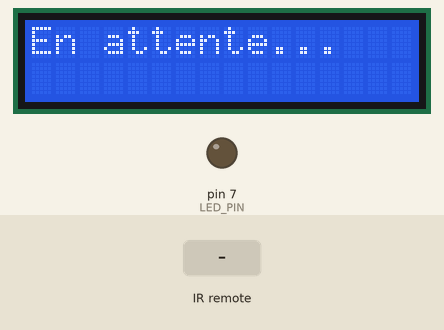
Recording of a sketch running on a simulated Arduino Uno, built with avr-gcc and run on an emulated ATmega328P. Shown: 16×2 character LCD, output pins drawn as LEDs (lit = HIGH). The test bench sets the inputs (shaded band).

Above: at 1.2 s.
1.3 s: infrared code 0xEA15FF00 received
At 2.3 s:
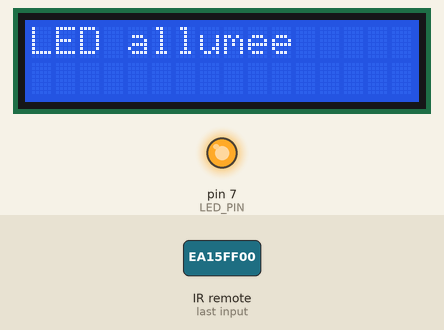
2.8 s: infrared code 0xF807FF00 received
At 3.4 s:
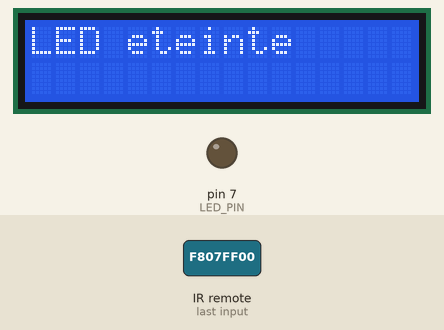
Timing chart, 0 to 5.8 s (numbered marks = the images above; inputs shaded):
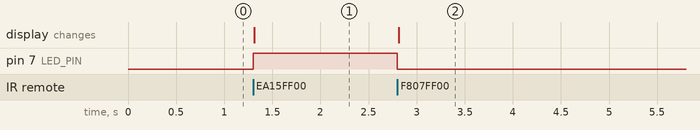

Measured:
- after the input at 1.3 s, pin 7 (LED_PIN): LOW → HIGH at once; the display: changes at once (image 1)
- after the input at 2.8 s, pin 7 (LED_PIN): HIGH → LOW at once; the display: changes at once (image 2)

The sketch:

03_telecommande_ir_lcd.ino
```cpp
#include <IRremote.hpp>      // Bibliothèque télécommande IR
#include <Wire.h>            // Bibliothèque communication I2C
#include <LiquidCrystal_I2C.h> // Bibliothèque écran LCD

const int LED_PIN = 7;  // LED sur pin 7
const int IR_PIN = 6;   // Récepteur IR sur pin 6

// Initialisation du LCD : adresse I2C 0x27, 16 colonnes, 2 lignes
LiquidCrystal_I2C lcd(0x27, 16, 2);

void setup() {
  pinMode(LED_PIN, OUTPUT); // Pin LED en sortie
  Serial.begin(9600);       // Démarrage du moniteur série
  IrReceiver.begin(IR_PIN, ENABLE_LED_FEEDBACK); // Démarrage du récepteur IR

  // Initialisation et message de démarrage sur le LCD
  lcd.init();
  lcd.backlight();
  lcd.setCursor(0, 0);      // Curseur en haut à gauche
  lcd.print("En attente...");
}

void loop() {
  // Si un signal IR est reçu
  if (IrReceiver.decode()) {
    unsigned long code = IrReceiver.decodedIRData.decodedRawData; // Lecture du code

    if (code == 0xEA15FF00) {       // Bouton +
      digitalWrite(LED_PIN, HIGH);  // Allume la LED
      lcd.clear();
      lcd.setCursor(0, 0);
      lcd.print("LED allumee");     // Affiche sur le LCD
    } else if (code == 0xF807FF00) { // Bouton -
      digitalWrite(LED_PIN, LOW);   // Eteint la LED
      lcd.clear();
      lcd.setCursor(0, 0);
      lcd.print("LED eteinte");     // Affiche sur le LCD
    }

    IrReceiver.resume(); // Prêt à recevoir le prochain signal
  }
}
```
